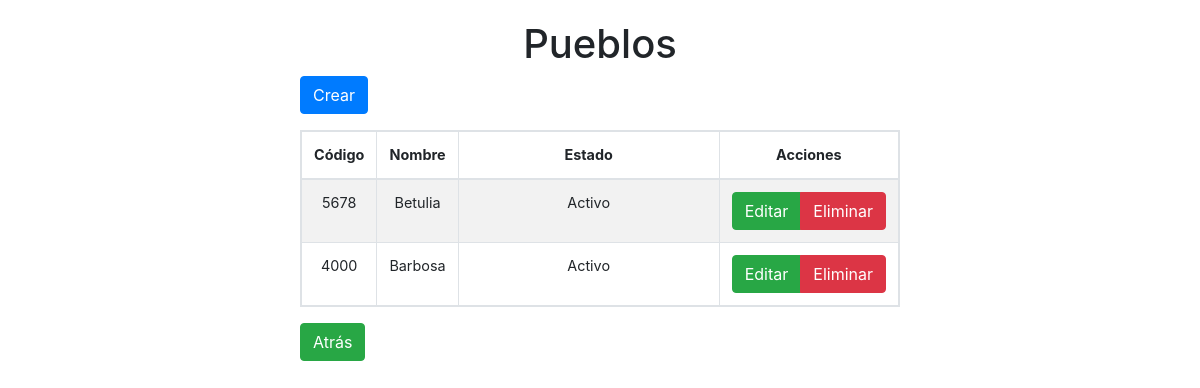
/town/list_town, run on an earlier commit of the app's database.
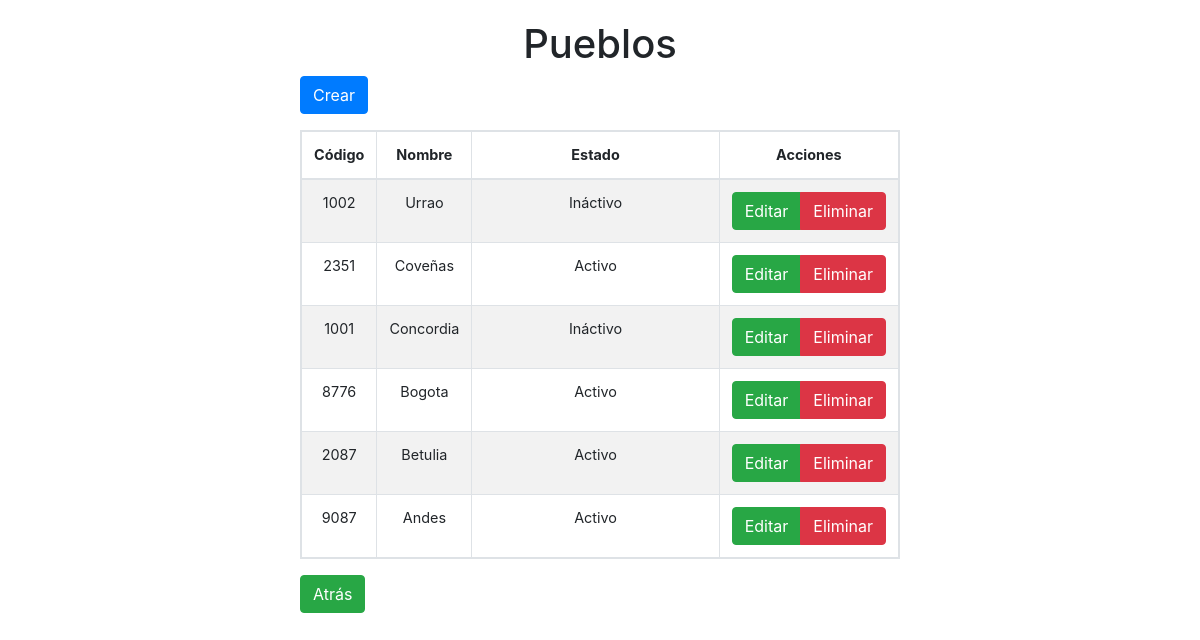
And on a later commit of the database.
### town/models.py (models this page shows, shortened)
class Town(models.Model):
    INACTIVE = 0
    ACTIVE = 1
    STATUS_CHOICES = (
    (INACTIVE, 'Ináctivo'),
    (ACTIVE, 'Activo'),)
    code = models.IntegerField(verbose_name="Código", unique=True)
    name_town = models.CharField(max_length=100, verbose_name='Nombre')
    status = models.SmallIntegerField(choices = STATUS_CHOICES, default = INACTIVE, verbose_name='Estado')
    class Meta:
        verbose_name = "Municipio"
        verbose_name_plural = "Municipio"
        ordering = ["-name_town"]

### town/views.py (the view)
# urls.py: path('list_town', ListTown.as_view(template_name = "town/list.html"), name = "list_town"),
class ListTown(ListView):
    model = Town

### town/templates/town/list.html (shortened to what this page needs)
{% extends 'core/base.html' %}
{% load static %}
{% block content %}
<div class="container-fluid">
    {% block header %}
    <h1 class="text-center">Pueblos</h1>
    {% endblock %}
    <div align="left" class="btn_crear mb-3">
        <a href="create_town" type="button" class="btn btn-primary">Crear</a>
    </div>
    <table class="table table-striped table-hover table-bordered table-responsive text-center">
        <thead>
            <tr>
                <th>Código</th>
                <th>Nombre</th>
                <th width="100%">Estado</th>
                <th>Acciones</th>
            </tr>
        </thead>
        <tbody>
            {% for town in object_list %}
            <tr>
                <td>{{ town.code }}</td>
                <td>{{ town.name_town }}</td>
                {% if town.status == 0 %}
                <td>Ináctivo</td>
                {% else %}
                <td>Activo</td>
                {% endif %}
                <td>
                    <form method="POST" action="delete_town/{{town.id}}">
                        <div class="btn-group">
                            <a href="edit_town/{{ town.id }}" title="Editar" type="button"
                                class="btn btn-success">Editar
                            </a>
                            <button class="btn btn-danger" onclick="return deleteRegister();" type="submit">
                                Eliminar
                            </button>
                        </div>
                    </form>
                </td>
                {% endfor %}
            </tr>
        </tbody>
    </table>
    <a href="{% url 'home' %}" class="btn btn-success">
        Atrás
    </a>
</div>
{% endblock %}

What changed in the data, as far as the page shows it:
removed Town: code "5678", name_town "Betulia", status "Activo"
removed Town: code "4000", name_town "Barbosa", status "Activo"
added Town: code "1002", name_town "Urrao", status "Ináctivo"
added Town: code "2351", name_town "Coveñas", status "Activo"
added Town: code "1001", name_town "Concordia", status "Ináctivo"
added Town: code "8776", name_town "Bogota", status "Activo"
added Town: code "2087", name_town "Betulia", status "Activo"
added Town: code "9087", name_town "Andes", status "Activo"
